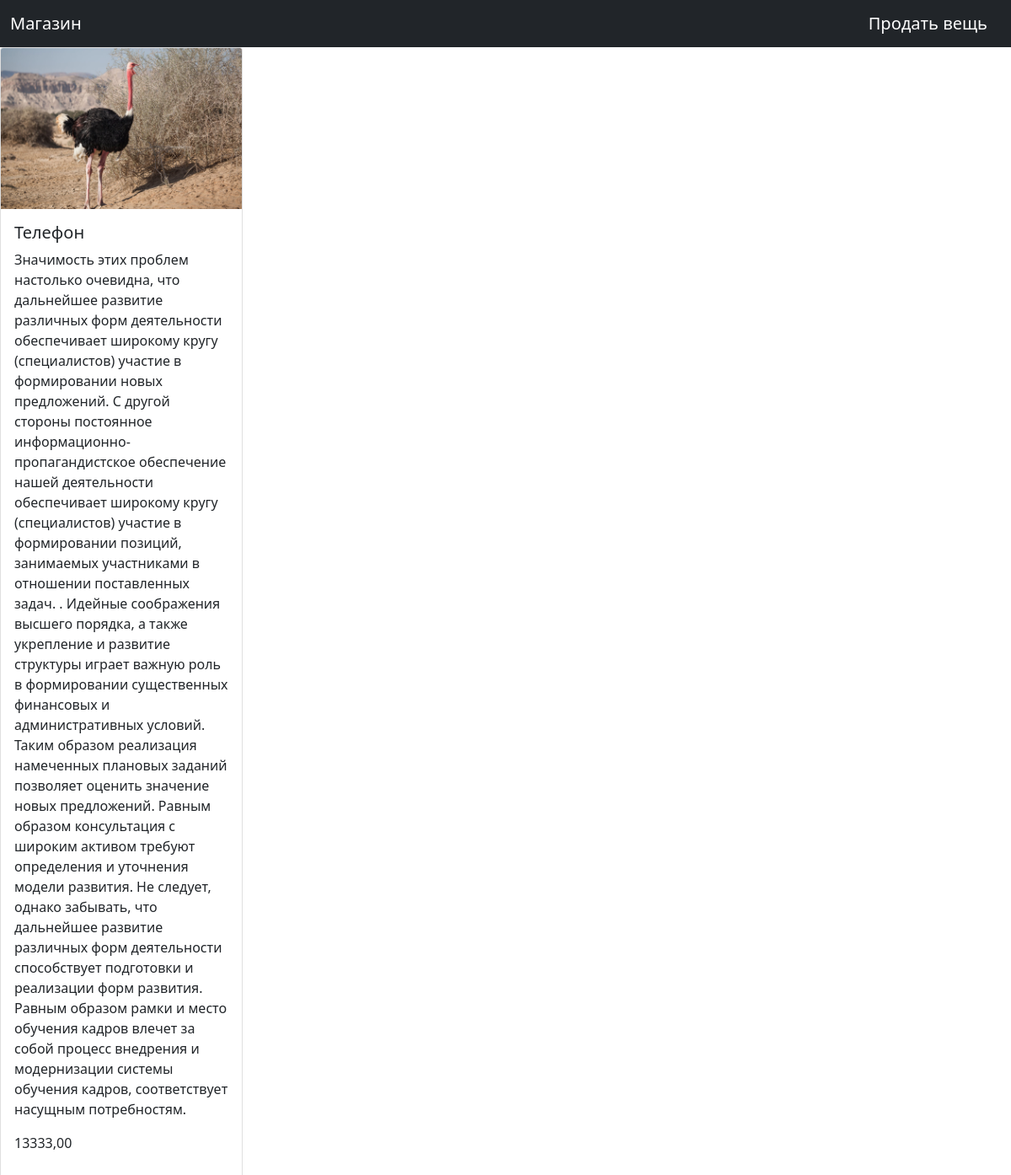
Page /shop/item/telefon on the committed database.
### shop/models.py (models this page shows, shortened)
class Item(models.Model):
    title = models.CharField(max_length=100, verbose_name='Название')
    content = models.TextField(verbose_name='Контент')
    sale = models.FloatField(default=0)
    price = models.DecimalField(max_digits=8, decimal_places=2, verbose_name='Цена')
    slug = models.SlugField(unique=True)
    category = models.ForeignKey(Category, on_delete=models.CASCADE, verbose_name='Категория')
    image = models.ImageField(upload_to='shop/', verbose_name='Фото')
    class Meta:
        verbose_name = 'Вещь'
        verbose_name_plural = 'Вещи'

### shop/views.py (the view)
# urls.py: path('item/<slug:slug>', Item.as_view(), name='item_detail'),
class Item(DetailView):
    template_name = 'shop/item.html'
    queryset = Item.objects.all()
    context_object_name = 'item'

### templates/shop/item.html
{%extends 'shop/base.html'%}
{%block content%}
<div class="card" style="width: 18rem;">
  <img src="{{item.image.url}}" class="card-img-top">
  <div class="card-body">
    <h5 class="card-title">{{item.title}}</h5>
    <p class="card-text">{{item.content}}</p>
    <p class="card-price">{{item.price}}</p>
  </div>
</div>
{%endblock%}

### rows in the picture
Item: image (picture), title "Телефон", content "Значимость этих проблем настолько очевидна, что дальнейшее развитие различных форм деятельности обеспечивает широкому кругу (специалистов) участие в формировании новых предложений. С другой стороны постоянное информационно-пропагандистское обеспечение нашей деятельности обеспечивает широкому кругу (специалистов) участие в формировании позиций, занимаемых участниками в отношении поставленных задач. . Идейные соображения высшего порядка, а также укрепление и развитие структуры играет важную роль в формировании существенных финансовых и административных условий. Таким образом реализация намеченных плановых заданий позволяет оценить значение новых предложений. Равным образом консультация с…", price "13333,00"
